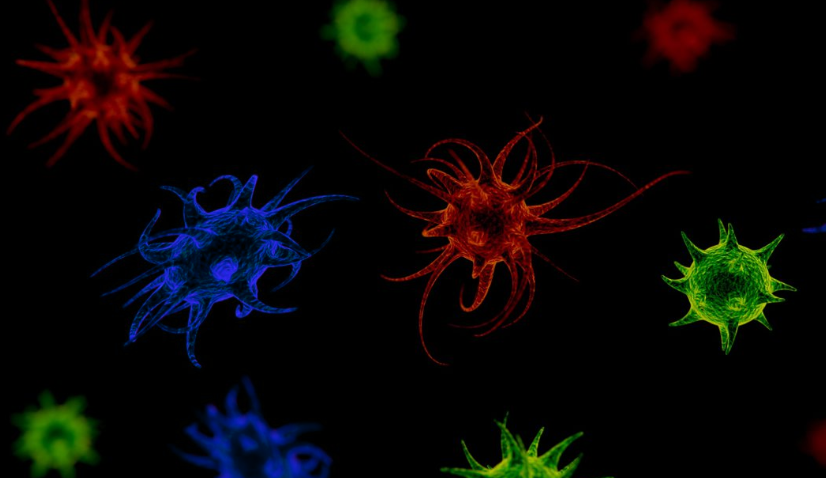
#> input picture Unir_codigo/Codigos Semillero/Virus.png, 826 x 478 px
$ python Semillero2.py
#> lines starting #> are read from the running program, lines starting #| are printed output that depends on the picture
# -*- coding: utf-8 -*-
"""
Created on Sun Sep  9 17:49:52 2018

@author: lxMera
"""

import cv2

frame=cv2.imread('Virus.png')
#> frame is the input picture: shape (478, 826, 3); mean B, G, R 6.4, 7.1, 8.8

frameR=frame[:,:,2]
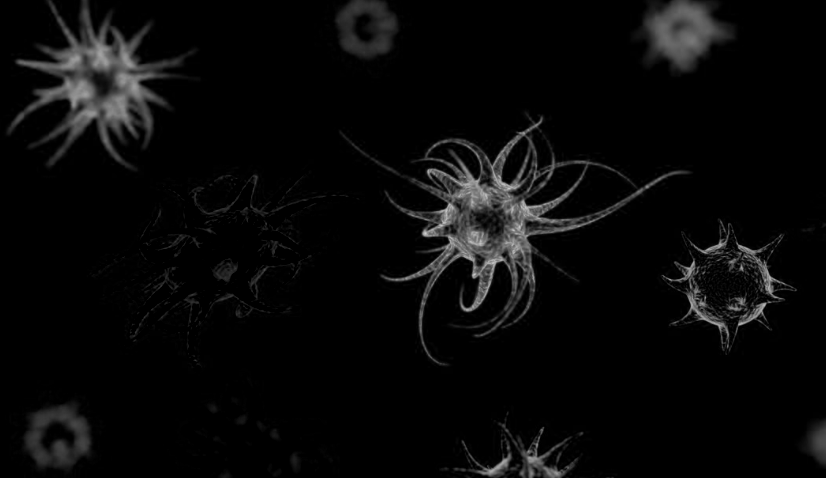
#> frameR: shape (478, 826); min 0, max 207, mean 8.8
frameG=frame[:,:,1]
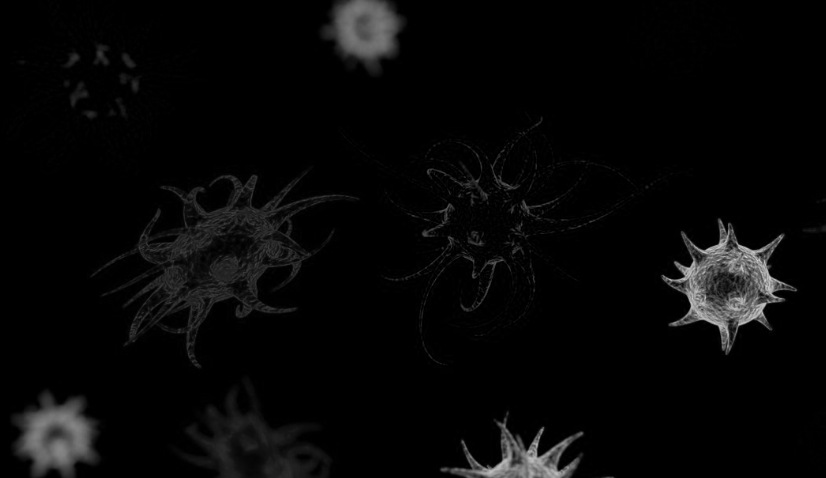
#> frameG: shape (478, 826); min 0, max 209, mean 7.1
frameB=frame[:,:,0]
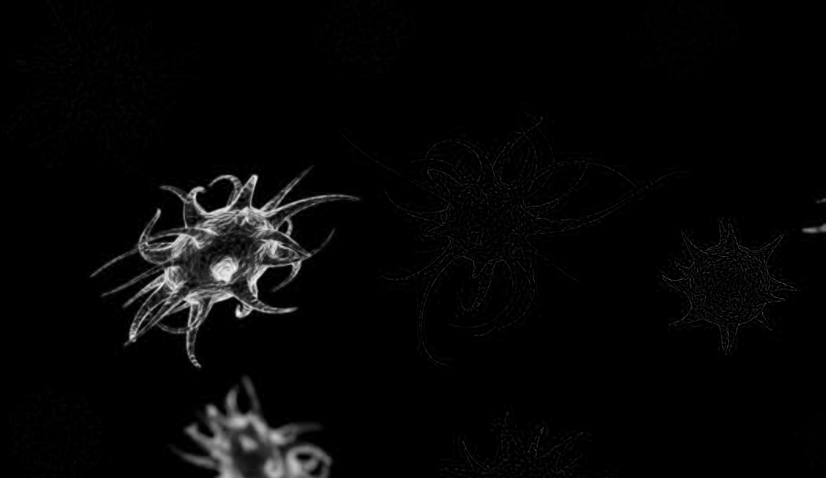
#> frameB: shape (478, 826); min 0, max 255, mean 6.4

cv2.namedWindow('WindowRGB',0)
cv2.namedWindow('WindowB',0)
cv2.namedWindow('WindowG',0)
cv2.namedWindow('WindowR',0)

cv2.imshow('WindowRGB',frame)
cv2.imshow('WindowB',frameR)
cv2.imshow('WindowG',frameG)
cv2.imshow('WindowR',frameB)

#cv2.imwrite('Imagen.png',frameR)
#img = np.zeros((col, row, 3), np.uint8)

cv2.waitKey(0)

cv2.destroyAllWindows()
